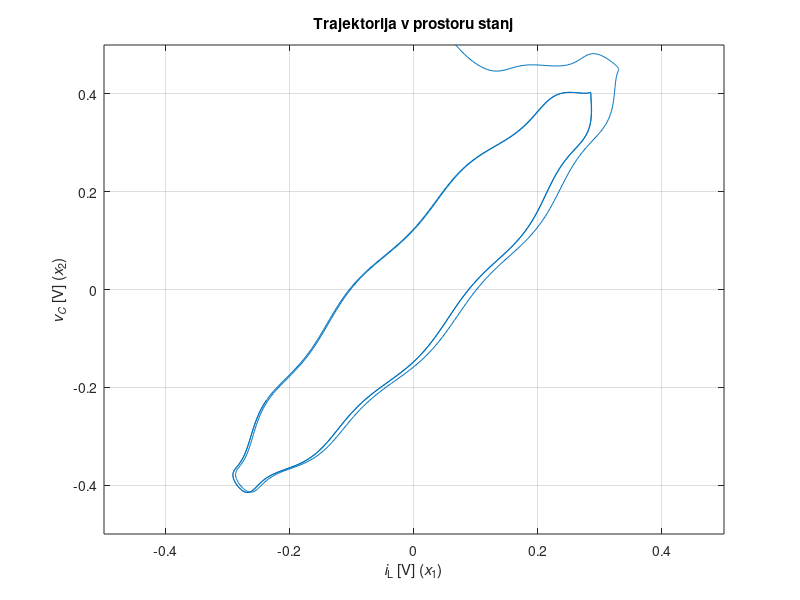
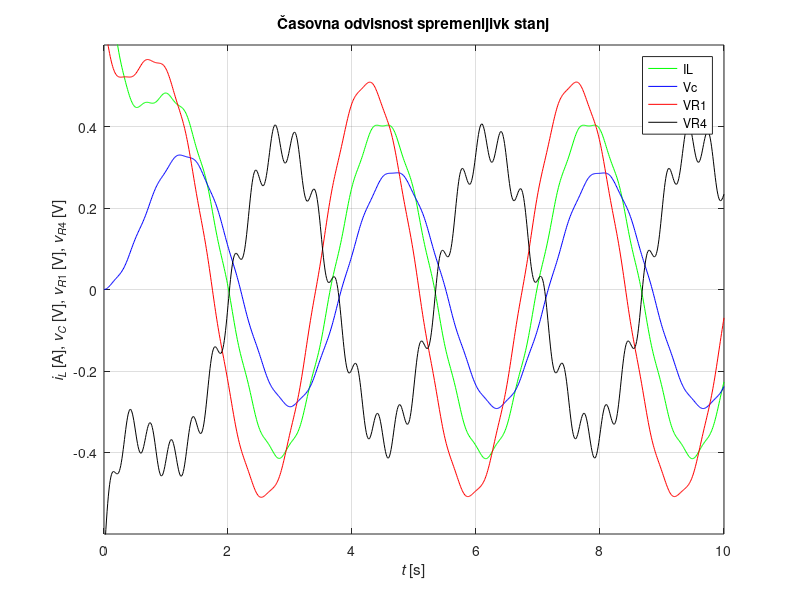

Write the MATLAB code that produced these figures, in order.
# constant for DE
clear all; close all; 

freq = 1000; %Hertz
R1 = 1;
R4 = 1;

R2 = 2;
R3 = 2; 

#kapacitivnosti
C = 0.5;  %Farad
L = 0.5;  %henry 

#Casovni vektor
#tz = 0; tk = 0.01; dt = 0.000001;
tz=0; tk=10; dt=0.01; t=tz:dt:tk;

#Zacetne vrednosti iL(0)=1A Vc2(0) = 0V
iL_zac = 1; Vc_zac = 0;
Zac_pogoj = [iL_zac; Vc_zac];

# definition of A,B,C,D konstants
a11 = -(R1*R2/(R1+R2)+R3*R4/(R3+R4))/L;
a12 = (-R2/(R1+R2)+R3/(R3+R4))/L;
a21 = (-R1/(R1+R2)+R4/(R3+R4))/C;
a22 = -(1/(R1+R2)+1/(R3+R4))/C;

b11 = R2/(R1+R2)/L; 
b12 = -R3/(R3+R4)/L; 
b21 = 1/(R1+R2)/C; 
b22 = 1/(R3+R4)/C;

c11 = R1*R2/(R1+R2); 
c12 = -R1/(R1+R2); 
c21 = -R3*R4/(R3+R4);
c22 = -R4/(R3+R4);

d11 = R1/(R1+R2);
d12 = 0;
d21 = 0;
d22 = R4/(R3*R4);

#konstante v prostoru matrix
A   = [a11, a12; a21, a22];
B   = [b11, b12; b21, b22];
C_m = [c11, c12; c21, c22];
D   = [d11, d12; d21, d22];

# U definition input, both zeros matrixs
wn = sqrt(a11*a22-a12*a21); #definition of natural frequancy
U = [ones(length(t),1),ones(length(t),1)];

for i = 1 :  length(t)
  U(i,1) = sin(wn*t(i));
  U(i,2) = 0.1 *sin(10 * wn * t(i));
endfor


#solving systems
sys = ss(A,B,C_m,D);
[y,t,x] = lsim(sys, U,t, Zac_pogoj);

#zapis outs
iL = x(:,1); Vc = x(:,2); 
vR1 = y(:,1); vR4 = y(:,2);

#draw

fig1 = figure(1);
set(fig1,'Units','centimeters','Position',[1 4 14 12]);
plot(Vc, iL);  
grid;
axis([-0.5 0.5 -0.5 0.5]);
xlabel('{\iti}_L [V] ({\itx}_1)'); ylabel('{\itv_C} [V] ({\itx}_2)');
title('Trajektorija v prostoru stanj')
pause(1);

fig2 = figure(2);

set(fig2,'Units','centimeters','Position',[16.5 1.5 20 16]);
plot(t, iL, 'g', t, Vc, 'b', t, vR1, 'r', t, vR4, 'k'); 
legend("IL","Vc","VR1","VR4")
axis([tz tk -0.6 0.6]); 
grid;
xlabel('{\itt} [s]'); 
ylabel('{\iti_L} [A], {\itv_C} [V], {\itv_R}_1 [V], {\itv_R}_4 [V]');
title('Časovna odvisnost spremenljivk stanj')
pause(2);
